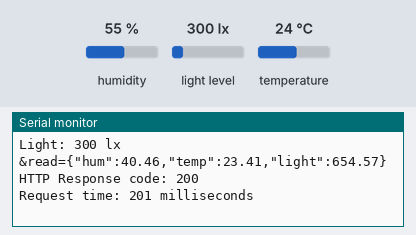
A sketch run on a simulated ESP32. Parts: the last lines printed to the serial monitor. The test bench sets the inputs (shaded band); at power-on: humidity 55 %, light level 300 lx, temperature 24 °C. WiFi joins after 1.5 s; servers stay silent unless stated; uploads are accepted with an empty reply; no MQTT or app messages arrive unless stated.

Above: at 3.9 s.
4.0 s: humidity set to 22 %
At 4.13 s:
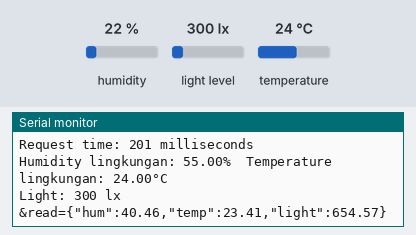
5.7 s: light level set to 40 lx
At 7.2 s:
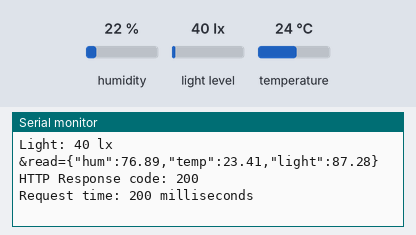
7.4 s: temperature set to 12 °C
At 8.6 s:
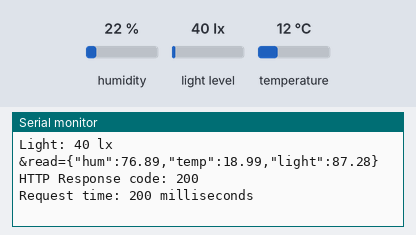
9.1 s: light level set to 500 lx
At 10.6 s:
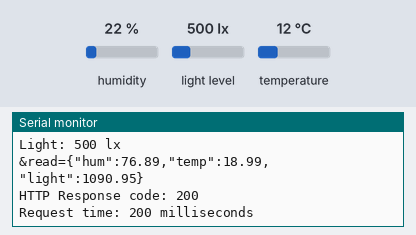
10.8 s: humidity set to 40 %
At 13.3 s:
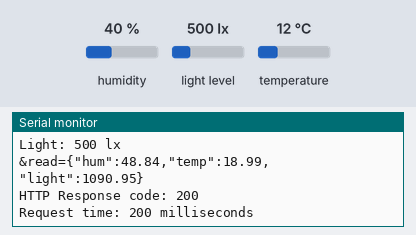
Timing chart, 0 to 13.5 s (numbered marks = the images above; inputs shaded):
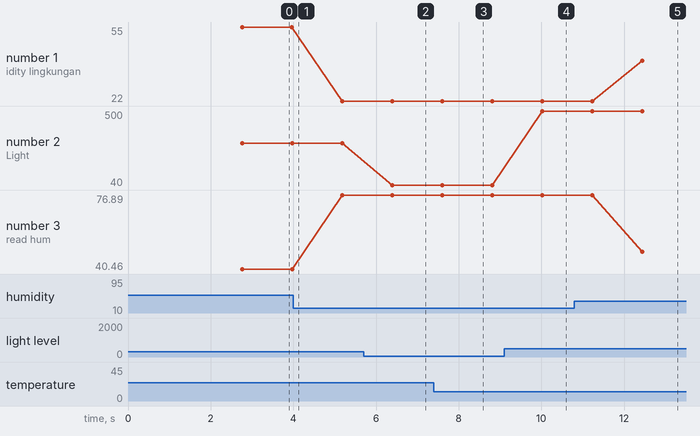

Measured:
- after the input at 5.7 s, the serial monitor: prints a new line after 0.69 s (image 2)
- after the input at 7.4 s, the serial monitor: prints a new line after 0.20 s (image 3)
- after the input at 9.1 s, the serial monitor: prints a new line after 0.92 s (image 4)
- after the input at 10.8 s, the serial monitor: prints a new line after 1.6 s (image 5)
- plotted number 1: 55 → 22 after the input at 4.0 s
- plotted number 2: 300 → 40 after the input at 5.7 s, 40 → 500 after the input at 9.1 s
- plotted number 3: 40.46 → 76.89 after the input at 4.0 s, 76.89 → 48.84 after the input at 10.8 s

The sketch:

Node_Esp32_Chy_Sh_Rh.ino
```cpp
// Sistem Manajemen Mekanisasi Pertanian - Teknik Pertanian UNPAD
// NPM: 240110150116
// Code By Fauzi Reza Umara

// import library yang dibutuhkan
#include <ArduinoJson.h>
#include <math.h>
#include <pthread.h>
// WiFi
#include "WiFi.h"
//#include <HttpClient.h>
#include <HTTPClient.h>
// DHT
#include <Adafruit_Sensor.h>
#include <DHT.h>
// BH1750
#include <Wire.h>
#include <BH1750.h>
// MQTT Client
#include <PubSubClient.h>

// pin yang digunakan
// D5 = Dht
// D21 = SDA, D22 = SCL

// define
#define DHTTYPE DHT22
#define DHTPIN 5
#define SDA 21
#define SCL 22


// deklrasi variabel
// Wifi
String id_node = "9e33fa06-f5d3-446b-b0a7-64776a4cb74f";
const char* hostname = "node-9e33fa06-f5d3-446b-b0a7-64776a4cb74f";
const char* ssid = "AlsinWifi_Ext";
const char* password = "WifiEXT22";
// mqtt
const char* mqttUsername = "dhydro";
const char* mqttPassword = "DhydrOFarm2022*";
//const char* mqtt_server = "103.156.114.74";
//String path = "read/" + id_node;
// be server
String apiKey = "?secret=303T57EY0IKPBO5cnsGVLvrCZJZYOAoL";
String serverName = "https://api.hydrofarm.id/api/v1/";

//const char serverName[] = "http://127.0.0.1:8080/api/v1/";
const char path[] = "read/9e33fa06-f5d3-446b-b0a7-64776a4cb74f";

// inisiasi class
//GravityTDS gravityTds;
DHT dht(DHTPIN, DHTTYPE);
//OneWire oneWire(DALLASPIN);
//DallasTemperature dallas(&oneWire);
BH1750 lightMeter(0x23);
WiFiClient espClient;
IPAddress mqtt_server(5, 181, 217, 8); // ip mqtt
PubSubClient mqttclient(mqtt_server, 1883, espClient); // (IP, Port, Client)
HTTPClient http;


// struct
struct DhtTipe {
  float hum;
  float temp;
};

// init function
void initBH1750() {
  Wire.begin(SDA, SCL); // SDA,SCL
  lightMeter.begin();
  delay(1000);
}

void initWiFi() {
  // WiFi initialization
  WiFi.mode(WIFI_STA);
  WiFi.config(INADDR_NONE, INADDR_NONE, INADDR_NONE, INADDR_NONE);
  WiFi.setHostname(hostname);
  WiFi.begin(ssid, password);
  Serial.println("Menyambung koneksi");
  while (WiFi.status() != WL_CONNECTED) {
    delay(500);
    Serial.print(".");
  }
  Serial.println("");
  Serial.print("Terkoneksi dengan IP: ");
  Serial.println(WiFi.localIP());
  //  Serial.println("Timer set to 5 seconds (timerDelay variable), it will take 5 seconds before publishing the first reading.");
}

void loginPintas() {
  http.begin("http://pintas.unpad.ac.id/ac_portal/login.php");
  http.addHeader("Content-Type", "application/x-www-form-urlencoded");
  // masukan x-www-formurlencoded
  int httpResponseCode = http.POST("opr=pwdLogin&userName=<>&pwd=<>&rememberPwd=0");

  if (httpResponseCode == 200) {
    Serial.print("Login berhasil; HTTP Response code: ");
    Serial.println(httpResponseCode);
    String payload = http.getString();
    Serial.println(payload);
  } else {
    Serial.print("Login gagal; Error code: ");
    Serial.println(httpResponseCode);
  }

  http.end();
}

void initMqtt() {
  if (mqttclient.connect(hostname, mqttUsername, mqttPassword)) {
    Serial.println("Koneksi ke mqtt berhasil...");
    String initTopic = "init/" + id_node;
    mqttclient.publish(initTopic.c_str(), hostname);
  } else {
    Serial.println("Koneksi ke mqtt gagal...");
    Serial.println("Melakukan koneksi ulang...");
    reconnectMqtt();
  }
}

void reconnectMqtt() {
  delay(200);
  initMqtt();
}
//############################{
void setup() {
  Serial.begin(115200);
  Serial.println("Mulai ...");
  initWiFi();
  loginPintas();
//   begin dht class
  dht.begin();
//   begin lux class
  initBH1750();
  initMqtt();
}

void loop() {
  const int capacity = JSON_OBJECT_SIZE(3);
  StaticJsonDocument<capacity> doc;
  DhtTipe dhtValue = readDht();
  float luxValue = readBH1750();
  // {"hum": 102, "temp": 10, "lux": 22}
  doc["hum"] = ceil(dhtValue.hum * 100) / 100;
  doc["temp"] = ceil(dhtValue.temp * 100) / 100;
  doc["light"] = ceil(luxValue * 100) / 100;
  String reads = "&read=" + doc.as<String>();
  Serial.println(reads);

//print_dht(dhtValue);
//Serial.println(luxValue);
//cek koneksi wifi, jika ada kirim, selain itu koneksi ulang
  if (WiFi.status() == WL_CONNECTED) {
//    post to server
    packToSendServer(reads);
//    mqtt
    packToSendMqtt(dhtValue, luxValue);
  } else {
    Serial.println("WiFi Disconnected");
//  reconnect wifi
    initWiFi();
  }

  delay(1000);
}
//############################}
void packToSendServer(String reads) {
  long int t1 = millis();
  HTTPClient http;
  String endpoint = serverName + path + apiKey + reads;
  http.begin(endpoint.c_str());
  http.addHeader("Content-Type", "application/json");
  int httpResponseCode = http.GET();

  if (httpResponseCode > 0) {
    Serial.print("HTTP Response code: ");
    Serial.println(httpResponseCode);
    String payload = http.getString();
    long int t2 = millis();
    Serial.print("Request time: ");
    Serial.print(t2-t1);
    Serial.println(" milliseconds");
    Serial.println(payload);
  } else {
    Serial.print("Error code: ");
    Serial.println(httpResponseCode);
  }

  http.end();
}
void packToSendMqtt(const DhtTipe &dhtVal, float luxValue) {
  if (mqttclient.connected()) {
    // urutan msgg humDht, tempDht, luxBH1750
    String tpc = "node/" + id_node;
    String topicHum = tpc + "/hum";
    String topicTemp = tpc + "/temp";
    String topicLux = tpc + "/light";
    // String msg = String(tdsValue) + "," + String(tempTds) + "," + String(dhtVal.hum) + "," + String(dhtVal.temp) + "," + String(luxValue);

    //data logger per sensor
    mqttclient.publish(topicHum.c_str(), String(dhtVal.hum).c_str());
    mqttclient.publish(topicTemp.c_str(), String(dhtVal.temp).c_str());
    mqttclient.publish(topicLux.c_str(), String(luxValue).c_str());
  } else {
    reconnectMqtt();
  }
}

DhtTipe readDht() {
  // perhitungan kalibrasi dan ambil data Dht
  float h = dht.readHumidity();
  float t = dht.readTemperature();
  float calibratedHum = 0.0303 * pow(h, 2) - (3.4369 * h) + 137.83;
  float calibratedTemp = 0.0583 * pow(t, 2) - (1.7306 * t) + 31.359;
  Serial.print(F("Humidity lingkungan: "));
  Serial.print(h);
  Serial.print(F("%  Temperature lingkungan: "));
  Serial.print(t);
  Serial.println(F("°C "));
  DhtTipe result = {calibratedHum, calibratedTemp};
  return result;
}

void print_dht(const DhtTipe &dhtVal) {
  Serial.print(dhtVal.hum);
  Serial.println(dhtVal.temp);
}

float readBH1750() {
  // masukan hitungan di kalibrasi disini
  uint16_t lux = lightMeter.readLightLevel();
  float calibratedLux = (2.1819 * lux);
  Serial.print("Light: ");
  Serial.print(lux);
  Serial.println(" lx");
  return calibratedLux;
}
```
